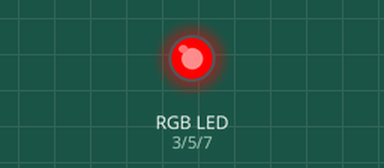
This sketch was run on a simulated Arduino Uno, built with avr-gcc and run on an emulated ATmega328P. Shown: an RGB LED mixed from three pins (HIGH = lit).

Above: at 0.5 s.
At 1.5 s:
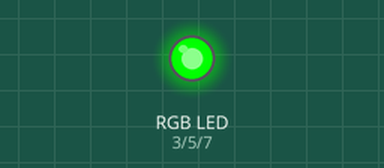
At 5.5 s:
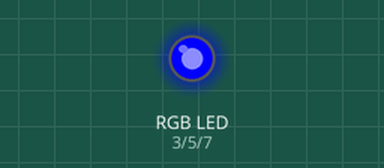
Timing chart, 0 to 6.9 s (numbered marks = the images above):
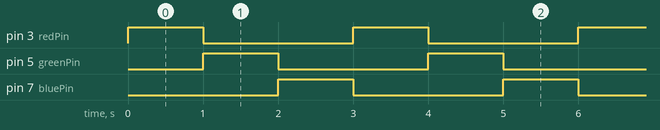

The sketch:

RGB_Arduno_basic_04.ino
```cpp
int redPin = 3;
int greenPin = 5;
int bluePin = 7;

void setup() {
  pinMode(redPin, OUTPUT);
  pinMode(greenPin, OUTPUT);
  pinMode(bluePin, OUTPUT);
}

void loop() {
  // Turn on RED
  digitalWrite(redPin, HIGH);
  digitalWrite(greenPin, LOW);
  digitalWrite(bluePin, LOW);
  delay(1000);

  // Turn on GREEN
  digitalWrite(redPin, LOW);
  digitalWrite(greenPin, HIGH);
  digitalWrite(bluePin, LOW);
  delay(1000);

  // Turn on BLUE
  digitalWrite(redPin, LOW);
  digitalWrite(greenPin, LOW);
  digitalWrite(bluePin, HIGH);
  delay(1000);
}
```

Measured:
- by itself, pin 3 (redPin), pin 5 (greenPin), pin 7 (bluePin): alternates HIGH for 1.0 s and LOW for 2.0 s
- by itself, everything shown: repeats every 3.0 s, in 3 steps
